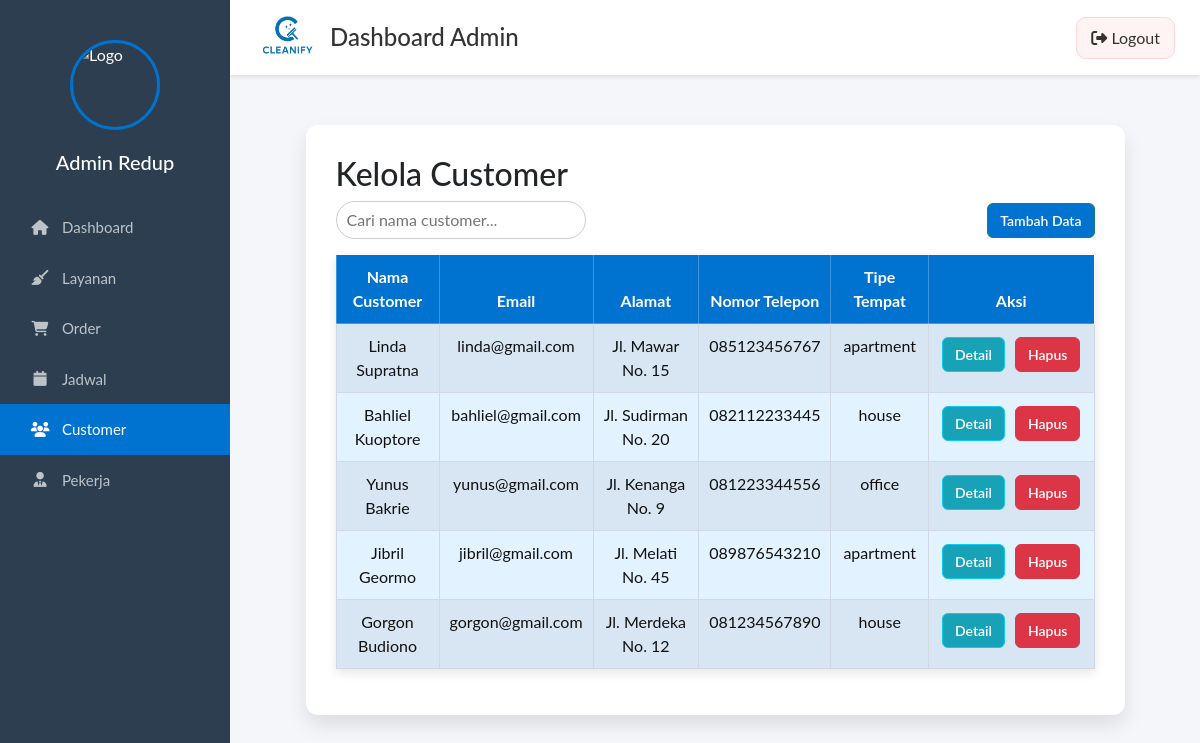
/Frontend/Admin/dashboard.php?page=customer (signed in), run on an earlier commit of the app's database.
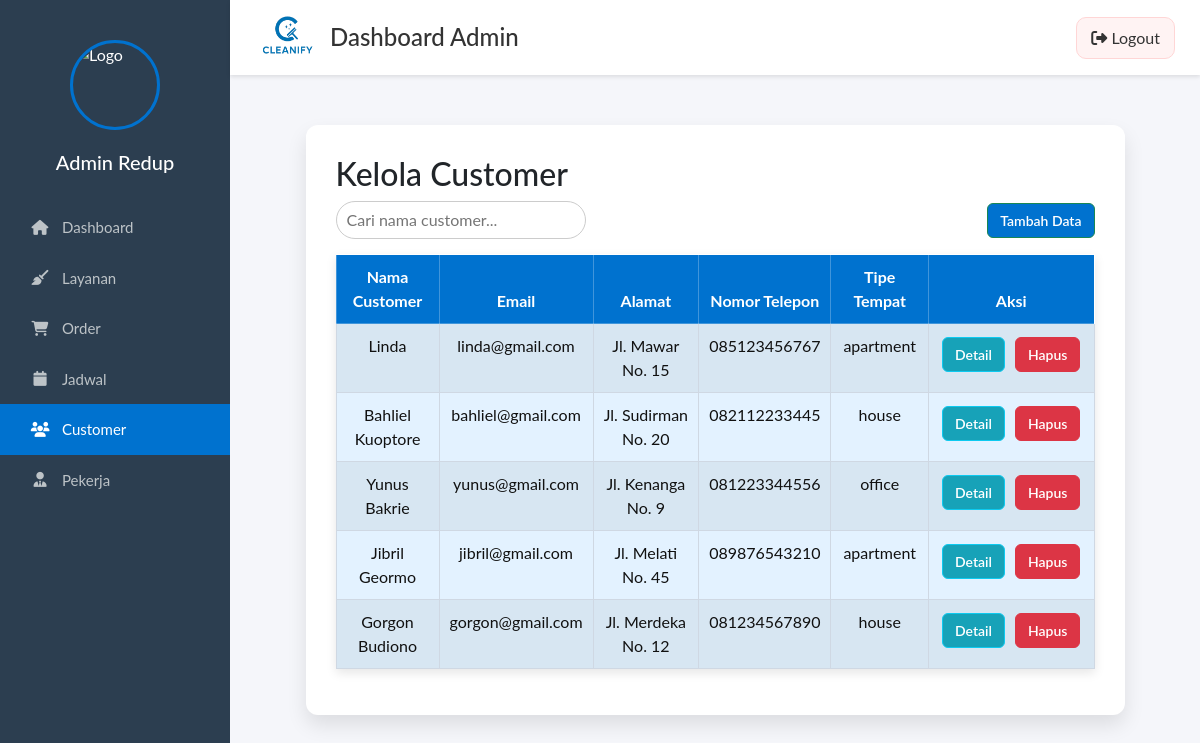
And on a later commit of the database.
### tables this page shows
CREATE TABLE `customers` (
  `id` bigint(20) UNSIGNED NOT NULL,
  `name` varchar(100) NOT NULL,
  `email` varchar(100) DEFAULT NULL,
  `phone` varchar(20) DEFAULT NULL,
  `address` mediumtext DEFAULT NULL,
  `contact_preference` enum('phone','email','whatsapp') DEFAULT 'whatsapp',
  `property_type` enum('apartment','house','office','other') DEFAULT 'apartment',
  `property_size_sqm` int(11) DEFAULT NULL,
  `full_address` mediumtext DEFAULT NULL,
  `created_at` timestamp NOT NULL DEFAULT current_timestamp(),
  `updated_at` timestamp NOT NULL DEFAULT current_timestamp() ON UPDATE current_timestamp()
);

### Frontend/Admin/customer/customer.php (the view, shortened to what this page needs)
<?php
require __DIR__ . '/../../../Backend/db.php';
$dash = rtrim(dirname($_SERVER['SCRIPT_NAME']), '/') . '/dashboard.php';
$limit = 5;
$p = isset($_GET['p']) ? (int)$_GET['p'] : 1;
$start = ($p - 1) * $limit;
$stmt = $conn->prepare("
  SELECT id, name, email, address, phone, property_type
  FROM customers
  ORDER BY id DESC
  LIMIT ?, ?
");
$stmt->bind_param("ii", $start, $limit);
$stmt->execute();
$result = $stmt->get_result();
?>
<!DOCTYPE html>
<html>
<head>
</head>
<body>
  <div class="cleanify-card">
    <h2>Kelola Customer</h2>
    <div class="top-bar">
      <div class="search">
        <input type="text" id="searchCustomer" placeholder="Cari nama customer..." class="search-input">
      </div>
      <div class="add-btn">
        <a href="<?= htmlspecialchars($dash) ?>?page=customer_tambah" class="btn btn-success">Tambah Data</a>
      </div>
    </div>
    <table class="table table-bordered table-striped">
      <thead class="table-success">
        <tr>
          <th>Nama Customer</th>
          <th>Email</th>
          <th>Alamat</th>
          <th>Nomor Telepon</th>
          <th>Tipe Tempat</th>
          <th>Aksi</th>
        </tr>
      </thead>
      <tbody id="customerData">
        <?php if ($result && $result->num_rows > 0): ?>
          <?php while($row = $result->fetch_assoc()): ?>
            <tr>
              <td><?= htmlspecialchars($row['name'] ?? ''); ?></td>
              <td><?= htmlspecialchars($row['email'] ?? ''); ?></td>
              <td><?= htmlspecialchars($row['address'] ?? ''); ?></td>
              <td><?= htmlspecialchars($row['phone'] ?? ''); ?></td>
              <td><?= htmlspecialchars($row['property_type'] ?? ''); ?></td>
              <td class="td-aksi">
                <a href="<?= htmlspecialchars($dash) ?>?page=customer_detail&id=<?= (int)$row['id']; ?>" class="btn btn-info btn-sm">Detail</a>
                <a href="<?= htmlspecialchars($dash) ?>?page=customer_delete&id=<?= (int)$row['id']; ?>"
                   onclick="return confirm('Hapus customer ini?');"
                   class="btn btn-danger btn-sm">Hapus</a>
              </td>
            </tr>
          <?php endwhile; ?>
        <?php else: ?>
          <tr><td colspan="6" class="text-center">Data customer tidak tersedia.</td></tr>
        <?php endif; ?>
      </tbody>
    </table>
  </div>
</body>
</html>

What changed in the data, as far as the page shows it:
changed customers "linda@gmail.com": name "Linda Supratna" → "Linda"
